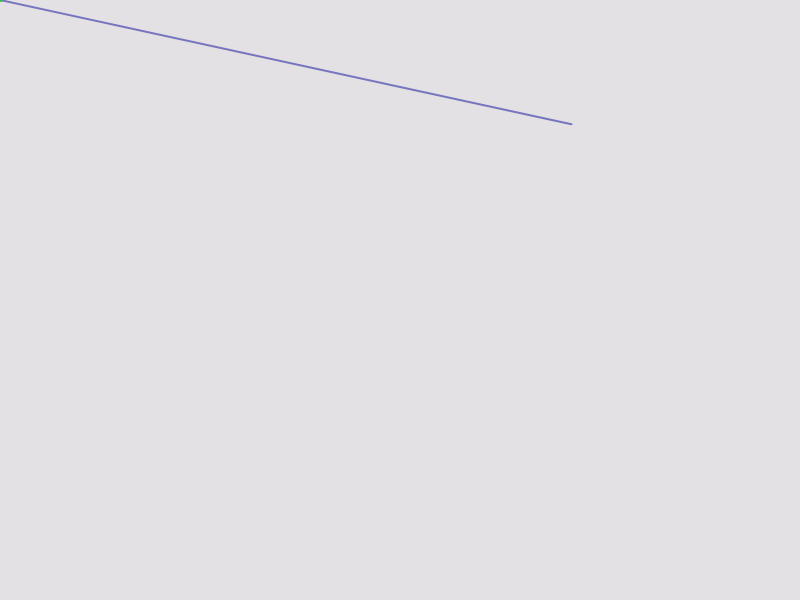
Frame 1 (no input)
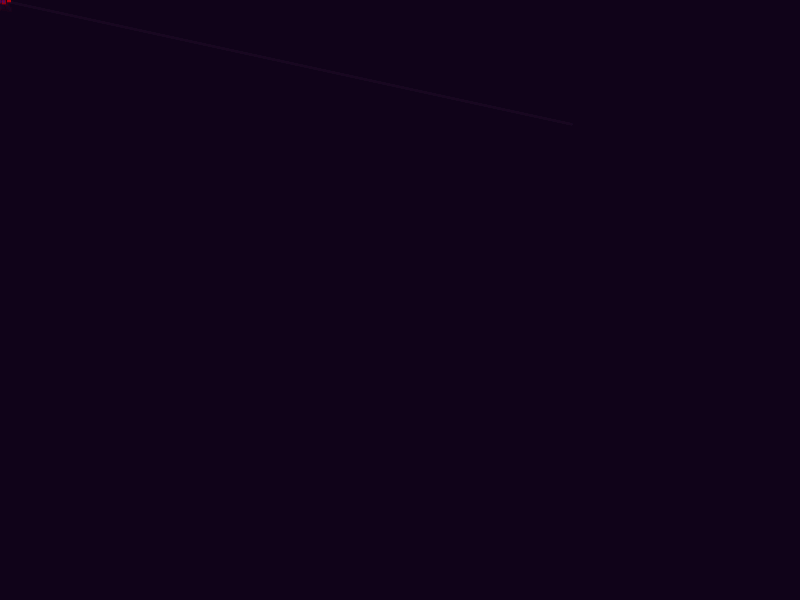
Frame 60 (no input)
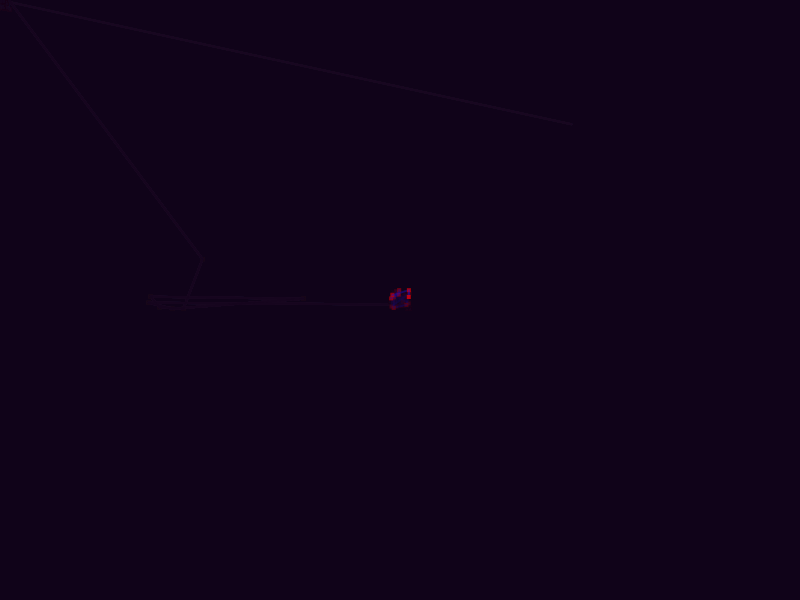
Frame 120 (the mouse pressed at the canvas centre since frame 60)

The p5.js sketch that drew these frames (run headless with seeded random() and noise() and a simulated clock; from frame 60 on, the mouse is pressed at the canvas centre):

// p5.js sketch
// ── sketch.js
let lastX, lastY, currentX, currentY, randomCounter

function setup() {
    createCanvas(displayWidth, displayHeight)
    // frameRate(120)

    lastX = random(0, displayWidth)
    lastY = random(0, displayHeight)

    randomCounter = 0

}

function draw() {

    if (abs(mouseX-lastX) > 80) {
        currentX = random(mouseX/3, mouseX)
    } else {
        currentX = mouseX+random(-10, 10)
    }

    if (abs(mouseY-lastY) > 80) {
        currentY = random(mouseY/3, mouseY)

    } else {
        currentY = mouseY+random(-10, 10)
    }

    if (abs(mouseY-lastY) < 20 && abs(mouseX-lastX) < 20) {
        stroke(20,20,255,100)
        fill(255,0,0,200)
    } else {
        stroke(100,100,200,200)
        fill(randomCounter,255,0,200)
    }

    strokeWeight(2)
    line(lastX,lastY,currentX,currentY)

    noStroke()
    rectMode(CENTER)
    rect(currentX,currentY,4,4)

    lastX = currentX
    lastY = currentY

    if (randomCounter > 255) {
        randomCounter = 0
    } else {
        randomCounter = randomCounter + 1
    }

    background(20,2,25,30)
}
